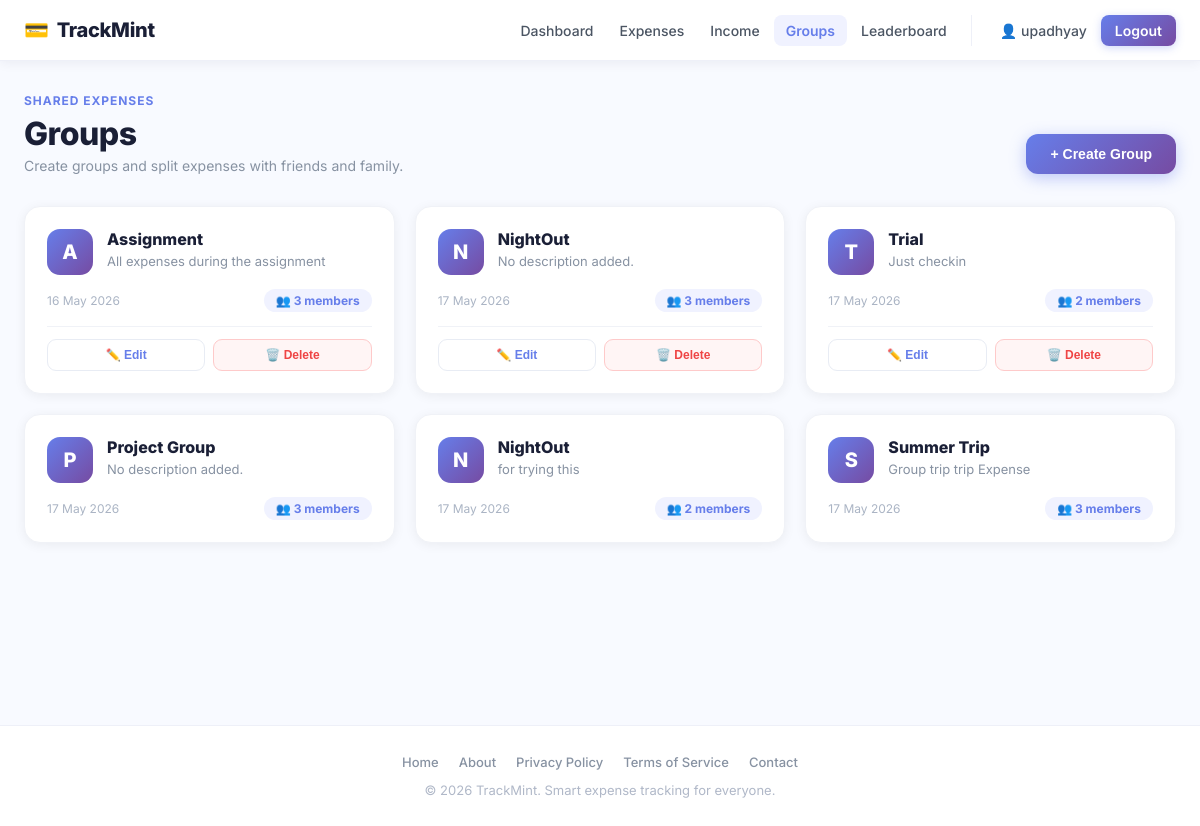
The page /groups/ (signed in) on the database its author committed.
### app/models.py (models this page shows, shortened)
class User(UserMixin, db.Model):
    __tablename__ = "users"
    id = db.Column(db.Integer, primary_key=True)
    username = db.Column(db.String(80), unique=True, nullable=False, index=True)
    email = db.Column(db.String(120), unique=True, nullable=False, index=True)
    password_hash = db.Column(db.String(255), nullable=False)
    created_at = db.Column(db.DateTime, default=datetime.utcnow, nullable=False)
    total_points = db.Column(db.Integer, default=0, nullable=False)
    current_streak = db.Column(db.Integer, default=0, nullable=False)
    last_upload_date = db.Column(db.Date, nullable=True)
    receipts = db.relationship(
        "Receipt",
        back_populates="user",
        cascade="all, delete-orphan",
        lazy=True
    )
    incomes = db.relationship(
        "Income",
        back_populates="user",
        cascade="all, delete-orphan",
        lazy=True
    )

class Group(db.Model):
    __tablename__ = "groups"
    id = db.Column(db.Integer, primary_key=True)
    creator_id = db.Column(db.Integer, db.ForeignKey("users.id"), nullable=False)
    name = db.Column(db.String(100), nullable=False)
    description = db.Column(db.Text, nullable=True)
    created_at = db.Column(db.DateTime, default=datetime.utcnow, nullable=False)
    creator = db.relationship("User", backref="groups")
    members = db.relationship(
        "GroupMember",
        backref="group",
        cascade="all, delete-orphan",
        lazy=True
    )

### app/groups/routes.py (the view)
@groups_bp.route("/")
@login_required
def groups_home():
    created_groups = Group.query.filter_by(creator_id=current_user.id).all()
    member_groups = Group.query.join(GroupMember).filter(
        GroupMember.user_id == current_user.id,
        Group.creator_id != current_user.id
    ).all()
    groups = created_groups + member_groups
    return render_template("groups/index.html", page_title="Groups", groups=groups)

### app/__init__.py (called while the page is built)
def register_login_loader():
    @login_manager.user_loader
    def load_user(user_id):
        from app.models import User
        return db.session.get(User, int(user_id))

### app/templates/groups/index.html (shortened to what this page needs)
{% extends "base.html" %}
{% block content %}
<section class="groups-page">
  <div class="groups-header">
    <div class="groups-header-left">
      <p class="page-label">Shared Expenses</p>
      <h1>Groups</h1>
      <p>Create groups and split expenses with friends and family.</p>
    </div>
    <button class="create-group-btn" onclick="openCreateModal()">+ Create Group</button>
  </div>
  {% if groups %}
  <div class="groups-grid">
    {% for group in groups %}
    <div class="group-card" onclick="window.location='/groups/{{ group.id }}'">
      <div class="group-card-top">
        <div class="group-avatar">{{ group.name[0].upper() }}</div>
        <div style="flex:1;">
          <div class="group-name">{{ group.name }}</div>
          <div class="group-description">{{ group.description or 'No description added.' }}</div>
        </div>
      </div>
      <div class="group-card-meta">
        <span class="group-date">{{ group.created_at.strftime('%d %b %Y') }}</span>
        <span class="members-badge">👥 {{ group.members|length }} member{{ '' if group.members|length == 1 else 's' }}</span>
      </div>
      {% if group.creator_id == current_user.id %}
      <div class="card-actions" onclick="event.stopPropagation()">
        <button class="card-action-btn" onclick="openEditModal({{ group.id }}, '{{ group.name|e }}', '{{ (group.description or '')|e }}')">✏️ Edit</button>
        <button class="card-action-btn danger" onclick="confirmDelete({{ group.id }}, '{{ group.name|e }}')">🗑️ Delete</button>
      </div>
      {% endif %}
    </div>
    {% endfor %}
  </div>
  {% endif %}
</section>
{% endblock %}

### app/templates/base.html (shortened to what this page needs)
<!doctype html>
<html lang="en">
<head>
  <link rel="stylesheet" href="{{ url_for('static', filename='css/style.css') }}">
</head>
<body>
    <header>
        <div class="header-container">
            <a href="{{ url_for('main.landing') }}" class="logo">
                <span class="logo-icon">💳</span>
                TrackMint
            </a>
            <nav>
                <div class="nav-primary">
                    {% if current_user.is_authenticated %}
                    <a href="{{ url_for('main.dashboard') }}" class="nav-link">Dashboard</a>
                    <a href="{{ url_for('receipts.index') }}" class="nav-link">Expenses</a>
                    <a href="{{ url_for('income.income_home') }}" class="nav-link">Income</a>
                    <a href="{{ url_for('groups.groups_home') }}" class="nav-link">Groups</a>
                    <a href="{{ url_for('leaderboard.leaderboard_home') }}" class="nav-link">Leaderboard</a>
                    {% else %}
                    <a href="{{ url_for('main.landing') }}" class="nav-link">Home</a>
                    {% endif %}
                </div>
                {% if current_user.is_authenticated %}
                <div class="nav-user">
                    <a href="{{ url_for('main.profile') }}" class="nav-link">👤 {{ current_user.username }}</a>
                    <a href="{{ url_for('auth.logout') }}">Logout</a>
                </div>
                {% else %}
                <div class="nav-user">
                    <a href="{{ url_for('auth.login') }}" class="nav-link">Sign in</a>
                    <a href="{{ url_for('auth.signup') }}">Get started</a>
                </div>
                {% endif %}
            </nav>
        </div>
    </header>
    <main>
        {% block content %}{% endblock %}
    </main>
    <footer>
        <div class="footer-content">
            <div class="footer-links">
                <a href="{{ url_for('main.landing') }}">Home</a>
                <a href="#">About</a>
                <a href="#">Privacy Policy</a>
                <a href="#">Terms of Service</a>
                <a href="#">Contact</a>
            </div>
            <p>&copy; 2026 TrackMint. Smart expense tracking for everyone.</p>
        </div>
    </footer>
</body>
</html>

### app/static/css/style.css (style rules this page uses)
* { box-sizing: border-box; }
body { margin: 0; font-family: 'Inter', Inter; background: #f8faff; color: #1a1f36; }
header { background: #fff; border-bottom: 1px solid #eef0f8; padding: 0; box-shadow: 0 1px 12px rgba(26, 31, 54, 0.07); position: sticky; top: 0; z-index: 1000; }
.header-container { max-width: 1280px; margin: 0 auto; padding: 0 24px; display: flex; justify-content: space-between; align-items: center; height: 60px; gap: 24px; }
.logo { font-size: 20px; font-weight: 800; display: flex; align-items: center; gap: 8px; color: #1a1f36; white-space: nowrap; text-decoration: none; letter-spacing: -0.3px; }
.logo-icon { font-size: 20px; }
nav { display: flex; align-items: center; gap: 4px; flex: 1; justify-content: flex-end; }
.nav-primary { display: flex; align-items: center; gap: 2px; flex-wrap: wrap; }
.nav-user { display: flex; align-items: center; gap: 2px; padding-left: 16px; margin-left: 8px; border-left: 1px solid #eef0f8; flex-wrap: wrap; }
nav a { color: #4b5563; text-decoration: none; font-size: 14px; font-weight: 500; padding: 7px 12px; border-radius: 8px; transition: 0.15s ease; white-space: nowrap; }
.nav-user a:last-child { background: linear-gradient(135deg, #667eea, #764ba2); color: #fff; font-weight: 600; padding: 7px 14px; box-shadow: 0 2px 8px rgba(102, 126, 234, 0.3); }
main { min-height: calc(100vh - 160px); padding: 0 0 40px; }
footer { background: #fff; border-top: 1px solid #eef0f8; padding: 28px 24px; margin-top: 24px; }
.footer-content { max-width: 1280px; margin: 0 auto; text-align: center; }
.footer-links { display: flex; justify-content: center; gap: 20px; flex-wrap: wrap; margin-bottom: 12px; }
.footer-links a { color: #8792a2; text-decoration: none; font-size: 13px; font-weight: 500; transition: 0.15s; }
.footer-content p { margin: 0; color: #b0b8c8; font-size: 13px; }
.page-label { margin-bottom: 8px; color: #667eea; font-size: 13px; font-weight: 800; letter-spacing: 0.08em; text-transform: uppercase; }

### app/templates/groups/index.html (style rules this page uses)
.groups-page { max-width:1200px; margin:0 auto; padding:32px 24px 60px; }
.groups-header { display:flex; justify-content:space-between; align-items:flex-end; margin-bottom:32px; flex-wrap:wrap; gap:16px; }
.groups-header-left .page-label { font-size:12px; font-weight:700; color:#667eea; letter-spacing:.08em; text-transform:uppercase; margin-bottom:6px; }
.groups-header-left h1 { font-size:32px; font-weight:800; color:#1a1f36; margin:0 0 4px; letter-spacing:-.5px; }
.groups-header-left p { font-size:14px; color:#8792a2; margin:0; }
.create-group-btn { display:inline-flex; align-items:center; gap:8px; padding:12px 24px; background:linear-gradient(135deg,#667eea,#764ba2); color:white; border:none; border-radius:12px; font-size:14px; font-weight:700; cursor:pointer; transition:.2s; box-shadow:0 4px 16px rgba(102,126,234,.4); font-family:'DM Sans',sans-serif; }
.groups-grid { display:grid; grid-template-columns:repeat(auto-fill,minmax(300px,1fr)); gap:20px; }
.group-card { background:white; border-radius:16px; padding:22px; border:1px solid #f0f2f7; box-shadow:0 2px 12px rgba(0,0,0,.06); cursor:pointer; transition:.2s; display:flex; flex-direction:column; gap:14px; text-decoration:none; }
.group-card-top { display:flex; align-items:flex-start; gap:14px; }
.group-avatar { width:46px; height:46px; border-radius:13px; flex-shrink:0; background:linear-gradient(135deg,#667eea,#764ba2); display:flex; align-items:center; justify-content:center; font-size:20px; font-weight:800; color:white; }
.group-name { font-size:16px; font-weight:800; color:#1a1f36; margin-bottom:3px; }
.group-description { font-size:13px; color:#8792a2; line-height:1.5; }
.group-card-meta { display:flex; align-items:center; justify-content:space-between; }
.group-date { font-size:12px; color:#aab4c4; }
.members-badge { display:inline-flex; align-items:center; gap:5px; background:#f0f2ff; color:#667eea; border-radius:20px; padding:4px 12px; font-size:12px; font-weight:700; }
.card-actions { display:flex; gap:8px; padding-top:12px; border-top:1px solid #f0f2f7; }
.card-action-btn { flex:1; padding:8px 10px; border:1.5px solid #e8ecf4; border-radius:9px; font-size:12px; font-weight:700; cursor:pointer; background:white; color:#667eea; transition:.15s; font-family:'DM Sans',sans-serif; }
.card-action-btn.danger { color:#ef4444; border-color:#fecaca; background:#fff5f5; }

### rows shown on the page
User: username "upadhyay"
Group: name "A", name "Assignment", description "All expenses during the assignment", created_at "16 May 2026", members|length "3", members "s"
Group: name "N", name "NightOut", description "No description added.", created_at "17 May 2026", members|length "3", members "s"
Group: name "T", name "Trial", description "Just checkin", created_at "17 May 2026", members|length "2", members "s"
Group: name "P", name "Project Group", description "No description added.", created_at "17 May 2026", members|length "3", members "s"
Group: name "N", name "NightOut", description "for trying this", created_at "17 May 2026", members|length "2", members "s"
Group: name "S", name "Summer Trip", description "Group trip trip Expense", created_at "17 May 2026", members|length "3", members "s"
